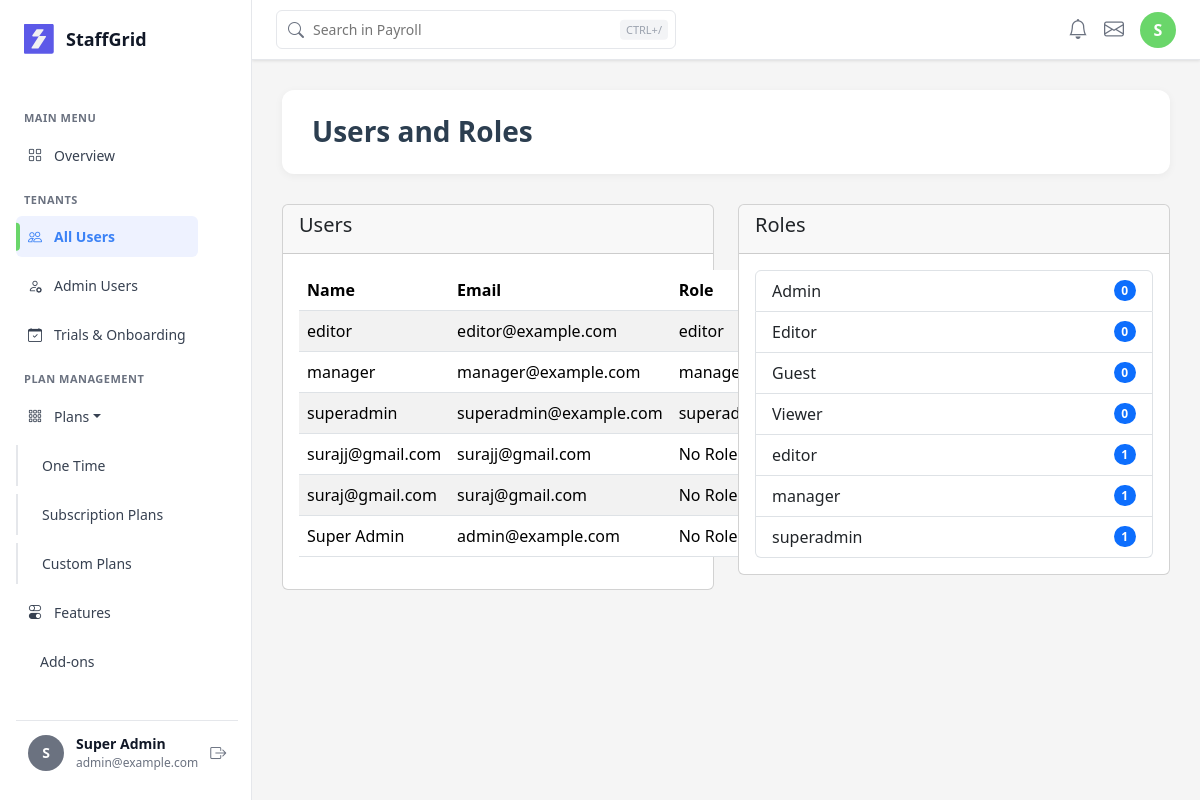
/users/ (signed in), run on an earlier commit of the app's database.
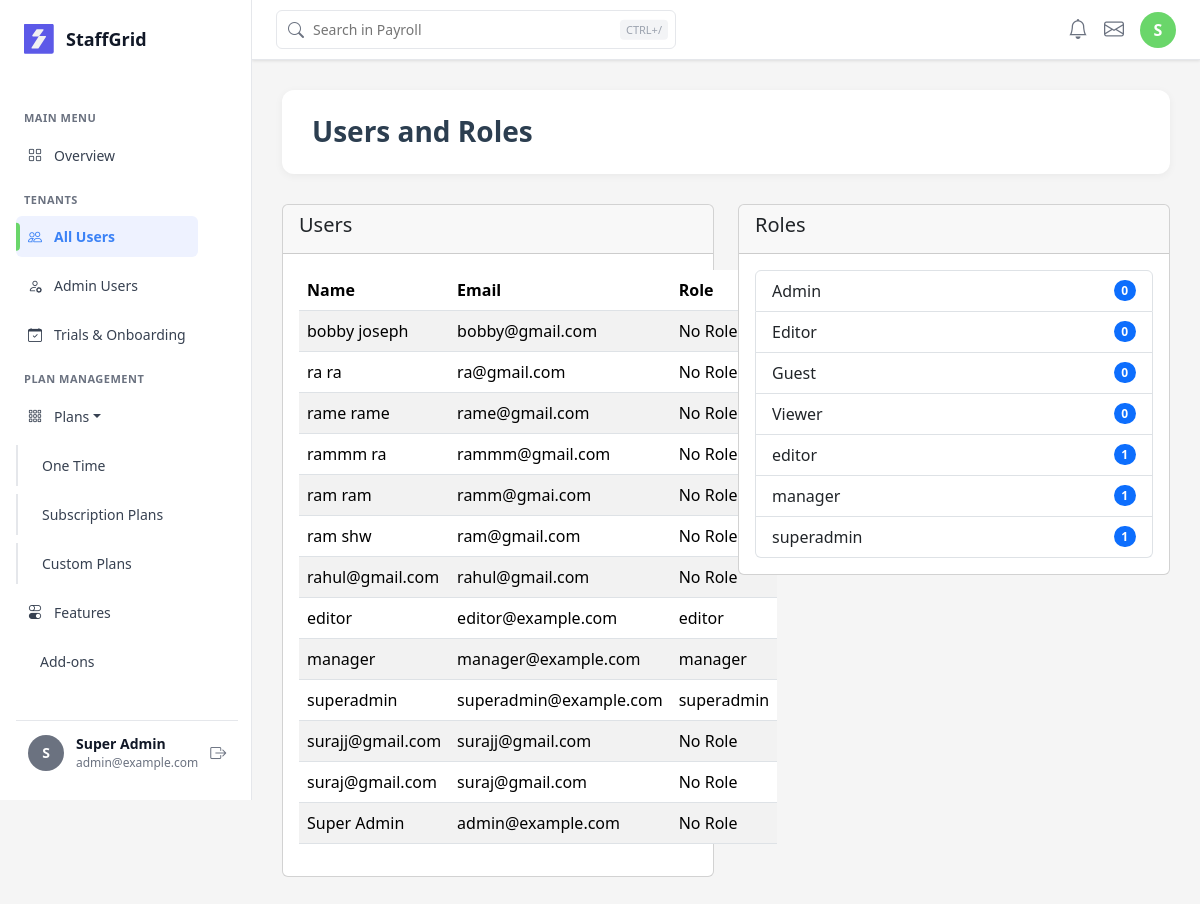
And on a later commit of the database.
### saas/models/user.py (models this page shows, shortened)
class CustomUser(AbstractUser):
    email = models.EmailField(unique=True)
    role = models.ForeignKey(
        'Role',
        on_delete=models.SET_NULL,
        null=True,
        blank=True,
        related_name='users'
    )
    tenant = models.ForeignKey(
        'Tenant',
        on_delete=models.CASCADE,
        null=True,
        blank=True,
        related_name='users'
    )
    phone = models.CharField(max_length=15, blank=True, null=True)
    address = models.TextField(blank=True, null=True)
    profile_picture = models.ImageField(upload_to='profile_pictures/', blank=True, null=True)
    is_verified = models.BooleanField(default=False)
    created_at = models.DateTimeField(default=timezone.now)
    updated_at = models.DateTimeField(auto_now=True)
    USERNAME_FIELD = 'email'
    REQUIRED_FIELDS = ['username']
    objects = CustomUserManager()
    class Meta:
        db_table = 'custom_users'
        ordering = ['-date_joined']
        indexes = [
            models.Index(fields=['email']),
            models.Index(fields=['role']),
            models.Index(fields=['is_active']),
            models.Index(fields=['is_verified']),
        ]

### saas/models/role.py (models this page shows, shortened)
class Role(models.Model):
    ADMIN = 'admin'
    EDITOR = 'editor'
    VIEWER = 'viewer'
    GUEST = 'guest'
    SYSTEM_ROLES = [ADMIN, EDITOR, VIEWER, GUEST]
    name = models.CharField(max_length=100, unique=True)
    description = models.TextField(blank=True, null=True)
    tenant = models.ForeignKey(
        'Tenant',
        on_delete=models.CASCADE,
        related_name='roles',
        null=True,  # Made nullable to avoid migration issues
        blank=True
    )
    is_system = models.BooleanField(default=False)
    is_active = models.BooleanField(default=True)
    created_at = models.DateTimeField(auto_now_add=True)
    updated_at = models.DateTimeField(auto_now=True)
    class Meta:
        db_table = 'roles'
        ordering = ['name']
        indexes = [
            models.Index(fields=['name']),
            models.Index(fields=['is_active']),
        ]

### saas/views/__init__.py (the view, shortened to what this page needs)
def users_list(request):
    if not request.user.is_authenticated:
        return redirect('auth:login')
    is_admin_page = 'admin' in request.path
    if is_admin_page:
        users_queryset = CustomUser.objects.select_related('role').filter(
            Q(is_superuser=True) | Q(role__name='Admin')
        )
        page_title = 'Admin Users'
        template = 'saas/admin_user.html'
    else:
        tenants_queryset = Tenant.objects.select_related('subscription_plan').prefetch_related('users').all()
        page_title = 'All Users'
        template = 'users/users_list.html'
        tenants = []
        for tenant in tenants_queryset:
            admin_user = tenant.users.filter(is_superuser=True).first() or tenant.users.first()
            admin_email = admin_user.email if admin_user else 'N/A'
            employee_count = tenant.users.count()
            plan_limit = tenant.subscription_plan.max_users if tenant.subscription_plan else 100
            employee_percentage = (employee_count / plan_limit * 100) if plan_limit > 0 else 0
            tenants.append({
                'id': tenant.id,
                'created': tenant.created_at,
                'name': tenant.name,
                'status': 'Active' if tenant.status == 'active' else ('Trial' if tenant.status == 'inactive' else tenant.status.title()),
                'plan': tenant.subscription_plan.name if tenant.subscription_plan else 'No Plan',
                'employee_count': employee_count,
                'employee_limit': plan_limit,
                'employee_percentage': employee_percentage,
                'admin_email': admin_email,
                'last_activity': tenant.updated_at,
                'domain': tenant.domain,
            })
        total_companies = tenants_queryset.count()
        active_subscriptions = tenants_queryset.filter(status='active').count()
        monthly_revenue = sum(
            tenant.subscription_plan.price_monthly if tenant.subscription_plan and tenant.status == 'active' else 0
            for tenant in tenants_queryset
        )
        active_trials = tenants_queryset.filter(status='inactive').count()
        return render(request, template, {
            'tenants': tenants,
            'total_companies': total_companies,
            'active_subscriptions': active_subscriptions,
            'monthly_revenue': monthly_revenue,
            'active_trials': active_trials,
            'page_title': page_title
        })

### saas/auth_backend.py (called while the page is built)
    def get_user(self, user_id):
        try:
            return User.objects.get(pk=user_id)
        except User.DoesNotExist:
            return None

### saas/context_processors.py (called while the page is built)
def users_and_roles(request):
    users = CustomUser.objects.select_related('role').all()
    roles = Role.objects.prefetch_related('users').all()
    payments = PaymentTransaction.objects.select_related('tenant').all()[:5]
    return {
        'users': users,
        'roles': roles,
        'payments': payments,
    }

### saas/templates/users/users_list.html (shortened to what this page needs)
{% extends 'base.html' %}

### saas/templates/base.html (shortened to what the changed rows need)
<!DOCTYPE html>
<html lang="en">
<head>
    <link href="https://cdn.jsdelivr.net/npm/bootstrap@5.3.2/dist/css/bootstrap.min.css" rel="stylesheet">
    <link rel="stylesheet" href="https://cdn.jsdelivr.net/npm/bootstrap-icons@1.11.1/font/bootstrap-icons.css">
</head>
<body>
    <div class="main-container">
        <aside class="sidebar">
            {% if user.is_authenticated %}
            <div class="user-profile-bottom">
                <div class="user-avatar-small">
                    {{ user.first_name.0|upper|default:user.username.0|upper }}
                </div>
                <div class="user-info-small">
                    <div class="user-name-small">Super Admin</div>
                    <div class="user-email-small">{{ user.email }}</div>
                </div>
                <form method="POST" action="{% url 'logout' %}" style="margin: 0;">
                    <button type="submit"
                        style="background: none; border: none; color: var(--Grey-Grey-500); cursor: pointer;">
                        <i class="bi bi-box-arrow-right"></i>
                    </button>
                </form>
            </div>
            {% endif %}
        </aside>
        <nav class="top-navbar"
            style="position: fixed; top: 0; left: 252px; right: 0; height: 60px; background: #fff; border-bottom: 1px solid #E5E7EB; z-index: 999; display: flex; align-items: center; padding: 0 24px; box-shadow: 0 1px 3px rgba(0,0,0,0.1);">
            <div style="display: flex; align-items: center; gap: 16px;">
                <i class="bi bi-bell" style="font-size: 20px; color: #6B7280; cursor: pointer;"></i>
                <i class="bi bi-envelope" style="font-size: 20px; color: #6B7280; cursor: pointer;"></i>
                <div
                    style="width: 36px; height: 36px; border-radius: 50%; background: #6AD66A; display: flex; align-items: center; justify-content: center; color: white; font-weight: 600; cursor: pointer;">
                    {{ user.first_name.0|upper|default:user.username.0|upper }}
                </div>
            </div>
        </nav>
        <main class="main-content" style="margin-top: 60px;">
            {% block content %}
            <div class="content-header">
                <h1>Users and Roles</h1>
            </div>
            <div class="row">
                <div class="col-md-6">
                    <div class="card">
                        <div class="card-body">
                            <table class="table table-striped">
                                <thead>
                                    <tr>
                                        <th>Name</th>
                                        <th>Email</th>
                                        <th>Role</th>
                                    </tr>
                                </thead>
                                <tbody>
                                    {% for user in users %}
                                    <tr>
                                        <td>{{ user.get_full_name|default:user.username }}</td>
                                        <td>{{ user.email }}</td>
                                        <td>{% if user.role %}{{ user.role.name }}{% else %}No Role{% endif %}</td>
                                    </tr>
                                    {% empty %}
                                    <tr>
                                        <td colspan="3">No users found.</td>
                                    </tr>
                                    {% endfor %}
                                </tbody>
                            </table>
                        </div>
                    </div>
                </div>
                <div class="col-md-6">
                    <div class="card">
                        <div class="card-body">
                            <ul class="list-group">
                                {% for role in roles %}
                                <li class="list-group-item d-flex justify-content-between align-items-center">
                                    {{ role.name }}
                                    <span class="badge bg-primary rounded-pill">{{ role.users.count }}</span>
                                </li>
                                {% empty %}
                                <li class="list-group-item">No roles found.</li>
                                {% endfor %}
                            </ul>
                        </div>
                    </div>
                </div>
            </div>
            {% endblock %}
        </main>
    </div>
</body>
</html>

What changed in the data, as far as the page shows it:
added CustomUser: get_full_name "bobby joseph", email "bobby@gmail.com", shows "No Role"
added CustomUser: get_full_name "ra ra", email "ra@gmail.com", shows "No Role"
added CustomUser: get_full_name "rame rame", email "rame@gmail.com", shows "No Role"
added CustomUser: get_full_name "rammm ra", email "rammm@gmail.com", shows "No Role"
added CustomUser: get_full_name "ram ram", email "ramm@gmai.com", shows "No Role"
added CustomUser: get_full_name "ram shw", email "ram@gmail.com", shows "No Role"
added CustomUser: get_full_name "rahul@gmail.com", email "rahul@gmail.com", shows "No Role"
